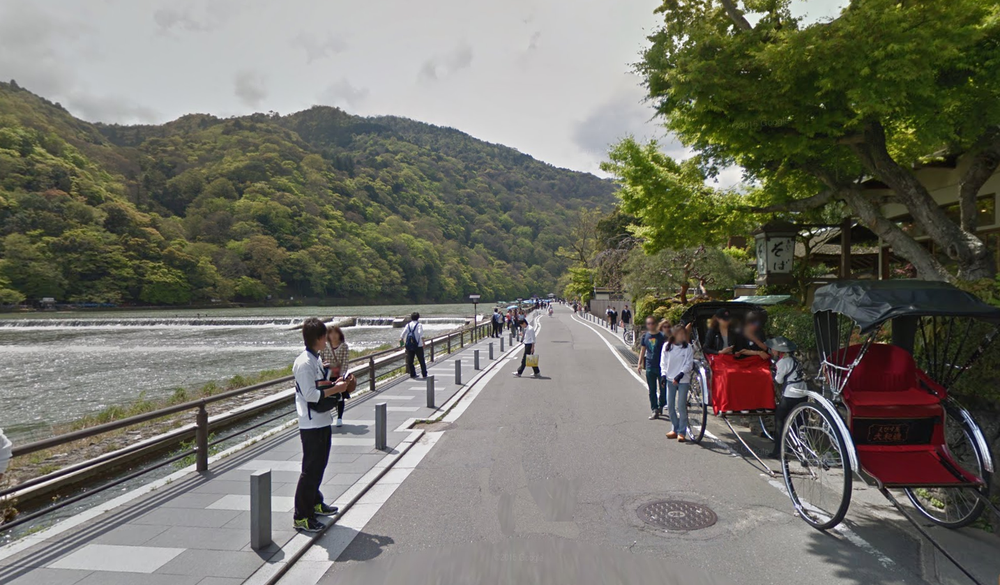
#> input picture 機械学習応用実践演習書/Jupyter/a.png, 1000 x 585 px, shrunk from 1434 x 839 before the run, found by its file name
$ jupyter execute Image1.ipynb   (older library calls are emulated)
#> lines starting #> are read from the running program, lines starting #| are printed output that depends on the picture; after the words box and inside, x2 and y2 are one past the last pixel; in counts of white or black regions, pixels touching at a corner belong together
# 画像処理

## OpenCVを用いた画像処理

[OpenCV](http://opencv.org/)(Open Source Computer Vision Library) はBSDライセンスで公開されている画像処理ライブラリです。Pythonのインタフェースが用意されているので、比較的手軽に利用できます。

OpenCVはAnaconda NavigatorのEnvironmentsからインストールできます。

### 参考資料

* [機械学習のためのOpenCV入門](https://qiita.com/icoxfog417/items/53e61496ad980c41a08e)
* [OpenCVとは？ 最新3.0の新機能概要とモジュール構成](https://postd.cc/image-processing-101/)
* [画像処理入門講座 : OpenCVとPythonで始める画像処理](https://www.buildinsider.net/small/opencv/001)

[cell 1]
import numpy as np
import cv2, matplotlib
import matplotlib.pyplot as plt

print(cv2.__version__)

画像表示

[cell 2]
def read_img(name_i):
#> called with name_i = 'a.png'
    img = cv2.imread(name_i)
#> img is the input picture: shape (585, 1000, 3); mean B, G, R 104, 113.8, 114.4
    img = cv2.cvtColor(img, cv2.COLOR_BGR2RGB)  # 色の変換
    return img

# 画像の読み込み
img = read_img('a.png')

# 画像の表示
plt.imshow(img)

濃淡画像への変換

[cell 3]
gray = cv2.cvtColor(img, cv2.COLOR_RGB2GRAY)
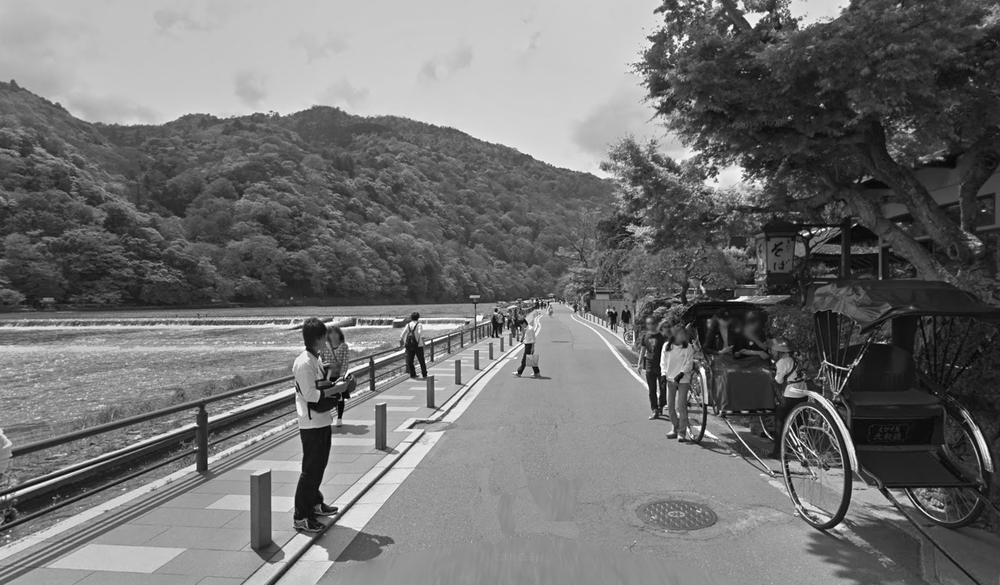
#> gray: shape (585, 1000); min 0, max 255, mean 112.9
plt.imshow(gray)
plt.gray()

## フィルタの適用

X方向のSobelフィルタ

[cell 4]
sobelx = cv2.Sobel(gray, cv2.CV_64F, 1, 0, ksize=5)
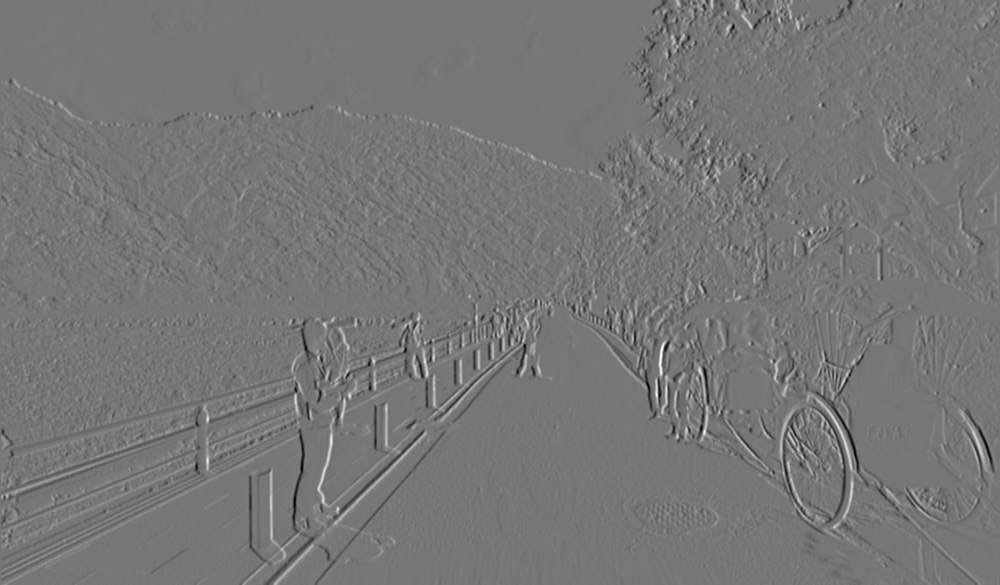
#> sobelx: shape (585, 1000) float64; min -9826, max 11231, mean -8.7; drawn with min black and max white
plt.imshow(sobelx)
plt.gray()

y方向のSobelフィルタ

[cell 5]
sobely = cv2.Sobel(gray, cv2.CV_64F, 0, 1, ksize=5)
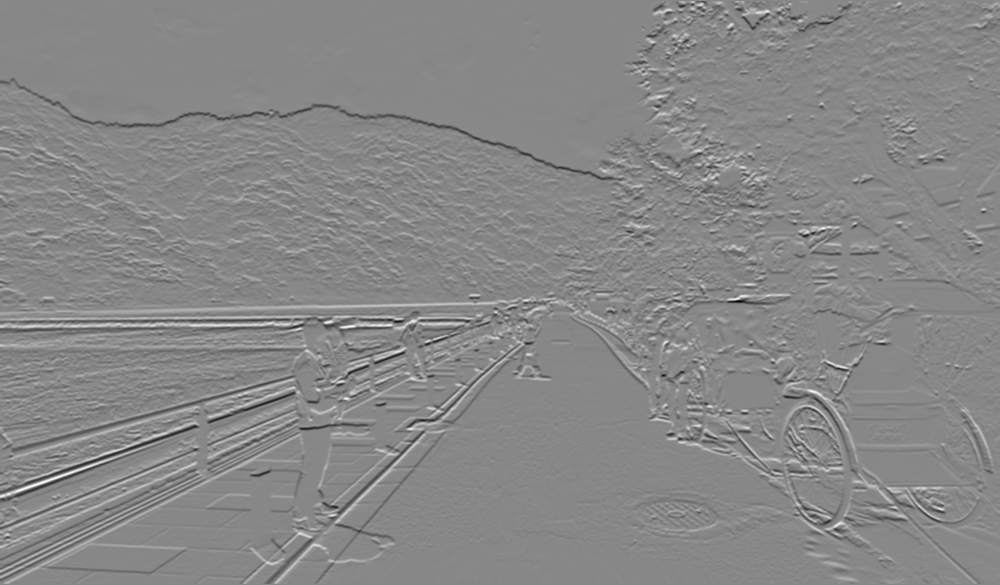
#> sobely: shape (585, 1000) float64; min -10943, max 9598, mean -5.9; drawn with min black and max white
plt.imshow(sobely)
plt.gray()

[cell 6]
canny_img = cv2.Canny(gray, 200, 50)
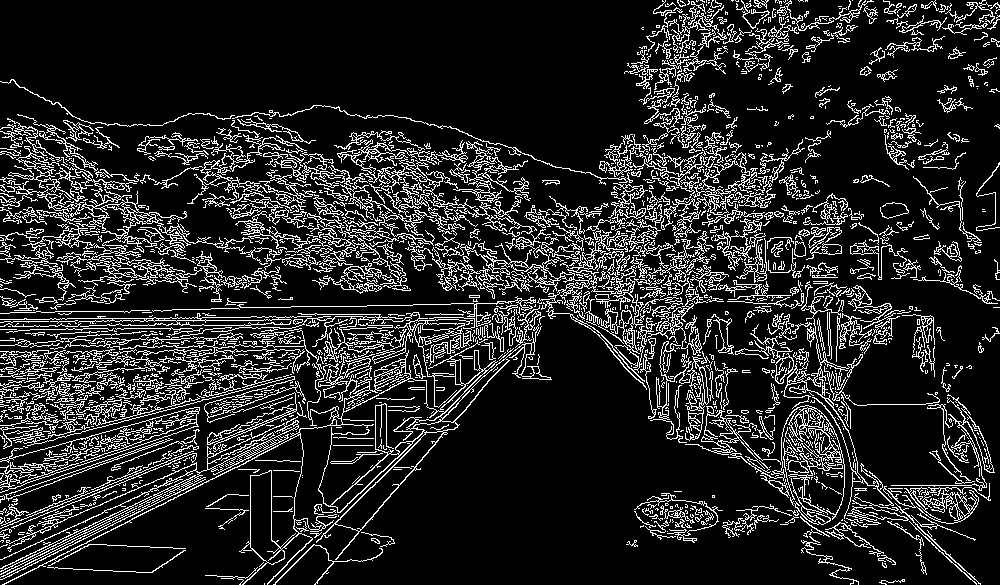
#> canny_img: shape (585, 1000); 14.9% white in thin lines or dots
plt.imshow(canny_img)
plt.gray()

画像を2値化して、輪郭を抽出。

[cell 7]
ret, thresh = cv2.threshold(gray, 128, 255, 0)
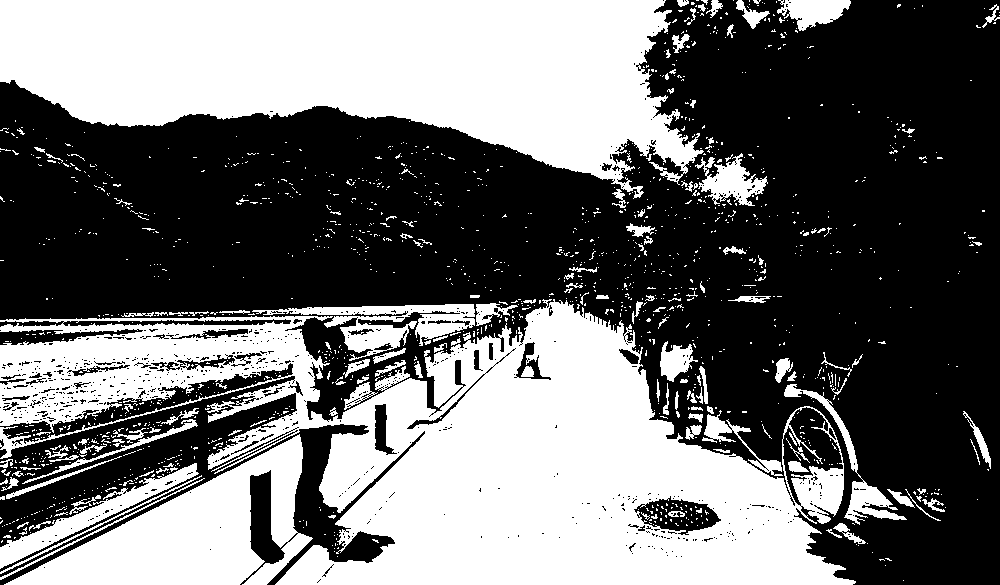
#> thresh: shape (585, 1000); 43.2% white; 1441 white regions (1292 under 20 px)
im2, contours, hierarchy = cv2.findContours(thresh, cv2.RETR_TREE, cv2.CHAIN_APPROX_SIMPLE)
#> contours = 2507 contours, 2346 with area under 20; largest, box (x1, y1, x2, y2) and area: (0, 299, 856, 585) 125842, (0, 0, 704, 199) 84168, (4, 434, 313, 585) 19228, (252, 304, 475, 361) 4154, (0, 463, 199, 569) 3273
plt.imshow(im2)

[cell 8]
canny_img = cv2.Canny(im2, 150, 10)
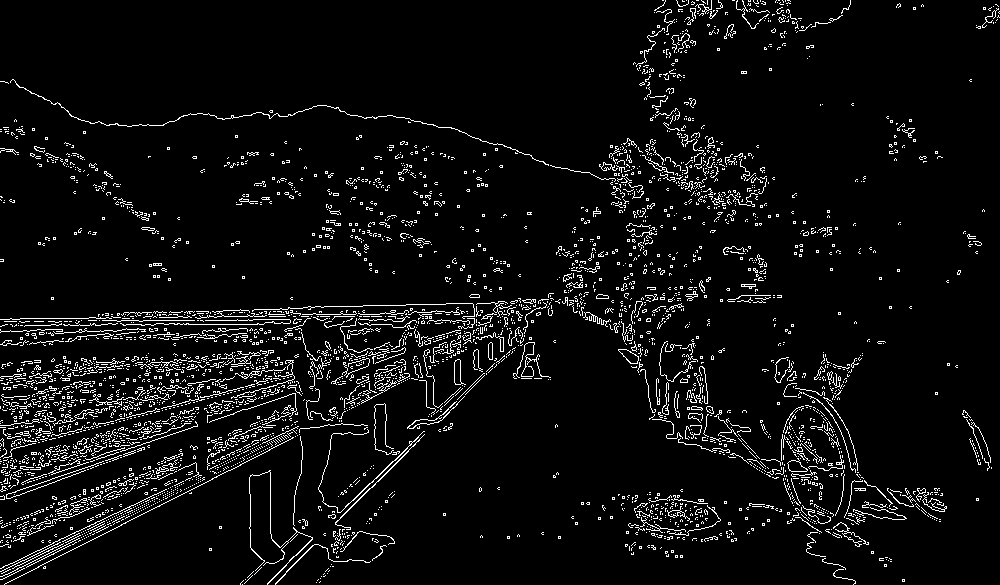
#> canny_img: shape (585, 1000); 5.6% white in thin lines or dots
plt.imshow(canny_img)

[cell 9]
g2 = cv2.drawContours(img, contours, -1, (0,255,0), 3)
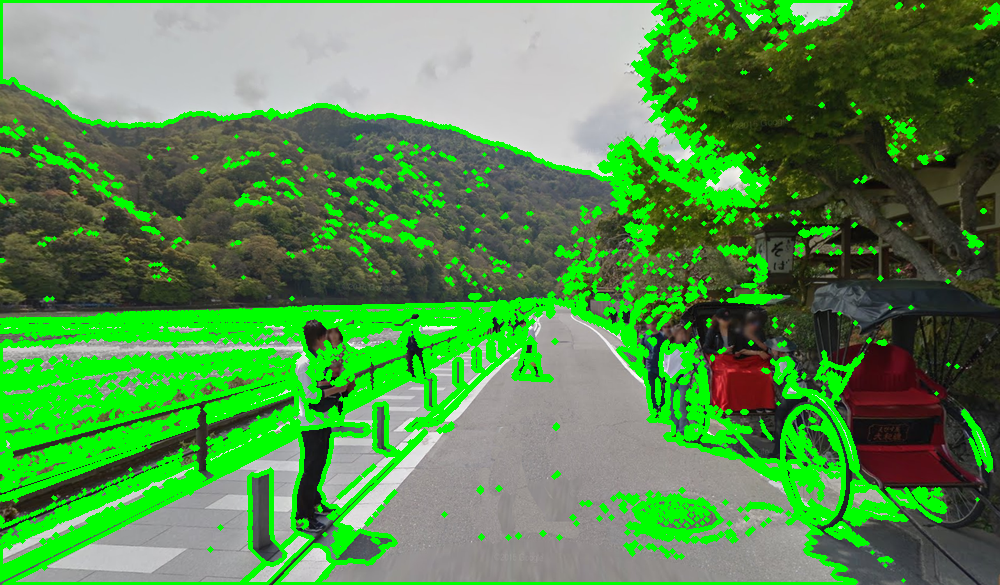
#> g2: shape (585, 1000, 3); mean R, G, B 85.8, 140.5, 77.6
plt.imshow(g2)
